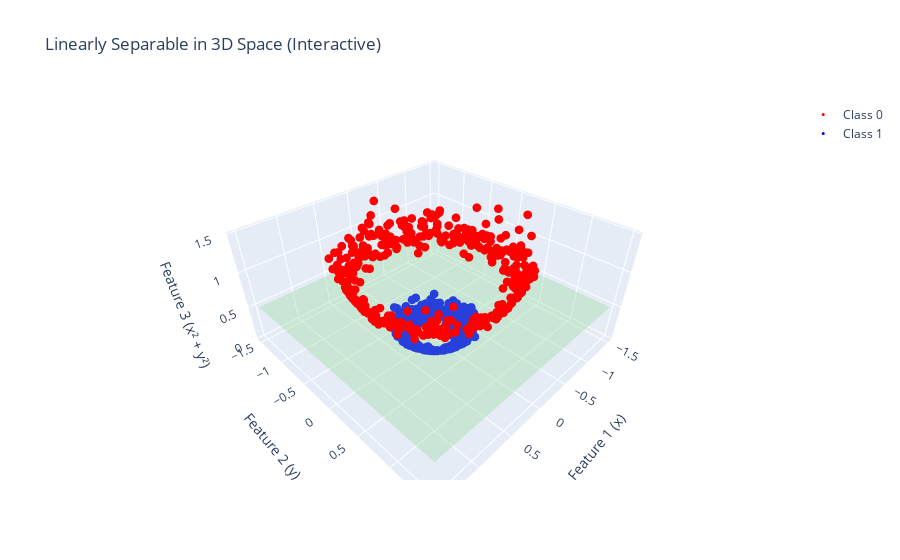

The notebook cell saved with this chart:
### Code cell
import plotly.graph_objects as go

fig = go.Figure(data=[
    go.Scatter3d(
        x=X_3d[y==0, 0], y=X_3d[y==0, 1], z=X_3d[y==0, 2],
        mode='markers', marker=dict(size=3, color='red'), name='Class 0'
    ),
    go.Scatter3d(
        x=X_3d[y==1, 0], y=X_3d[y==1, 1], z=X_3d[y==1, 2],
        mode='markers', marker=dict(size=3, color='blue'), name='Class 1'
    ),
    go.Surface(
        x=xx, y=yy, z=zz, opacity=0.3, colorscale='Greens', showscale=False
    )
])

fig.update_layout(
    title="Linearly Separable in 3D Space (Interactive)",
    scene=dict(
        xaxis_title='Feature 1 (x)',
        yaxis_title='Feature 2 (y)',
        zaxis_title='Feature 3 (x² + y²)'
    )
)
fig.show()

### Figure 1 — Plotly figure (JSON) as saved in the notebook; plotly's stock layout.template omitted (floating-point values rounded to 4 significant figures; data arrays with more than 128 entries replaced by an {"elided": "..."} marker saying what was removed)
{"data": [{"marker": {"color": "red", "size": 3}, "mode": "markers", "name": "Class 0", "type": "scatter3d", "x": {"elided": "400 float values"}, "y": {"elided": "400 float values"}, "z": {"elided": "400 float values"}}, {"marker": {"color": "blue", "size": 3}, "mode": "markers", "name": "Class 1", "type": "scatter3d", "x": {"elided": "400 float values"}, "y": {"elided": "400 float values"}, "z": {"elided": "400 float values"}}, {"colorscale": [[0, "rgb(247,252,245)"], [0.125, "rgb(229,245,224)"], [0.25, "rgb(199,233,192)"], [0.375, "rgb(161,217,155)"], [0.5, "rgb(116,196,118)"], [0.625, "rgb(65,171,93)"], [0.75, "rgb(35,139,69)"], [0.875, "rgb(0,109,44)"], [1, "rgb(0,68,27)"]], "opacity": 0.3, "showscale": false, "type": "surface", "x": {"elided": "20x20 float values"}, "y": {"elided": "20x20 float values"}, "z": {"elided": "20x20 float values"}}], "layout": {"scene": {"xaxis": {"title": {"text": "Feature 1 (x)"}}, "yaxis": {"title": {"text": "Feature 2 (y)"}}, "zaxis": {"title": {"text": "Feature 3 (x² + y²)"}}}, "title": {"text": "Linearly Separable in 3D Space (Interactive)"}}}
